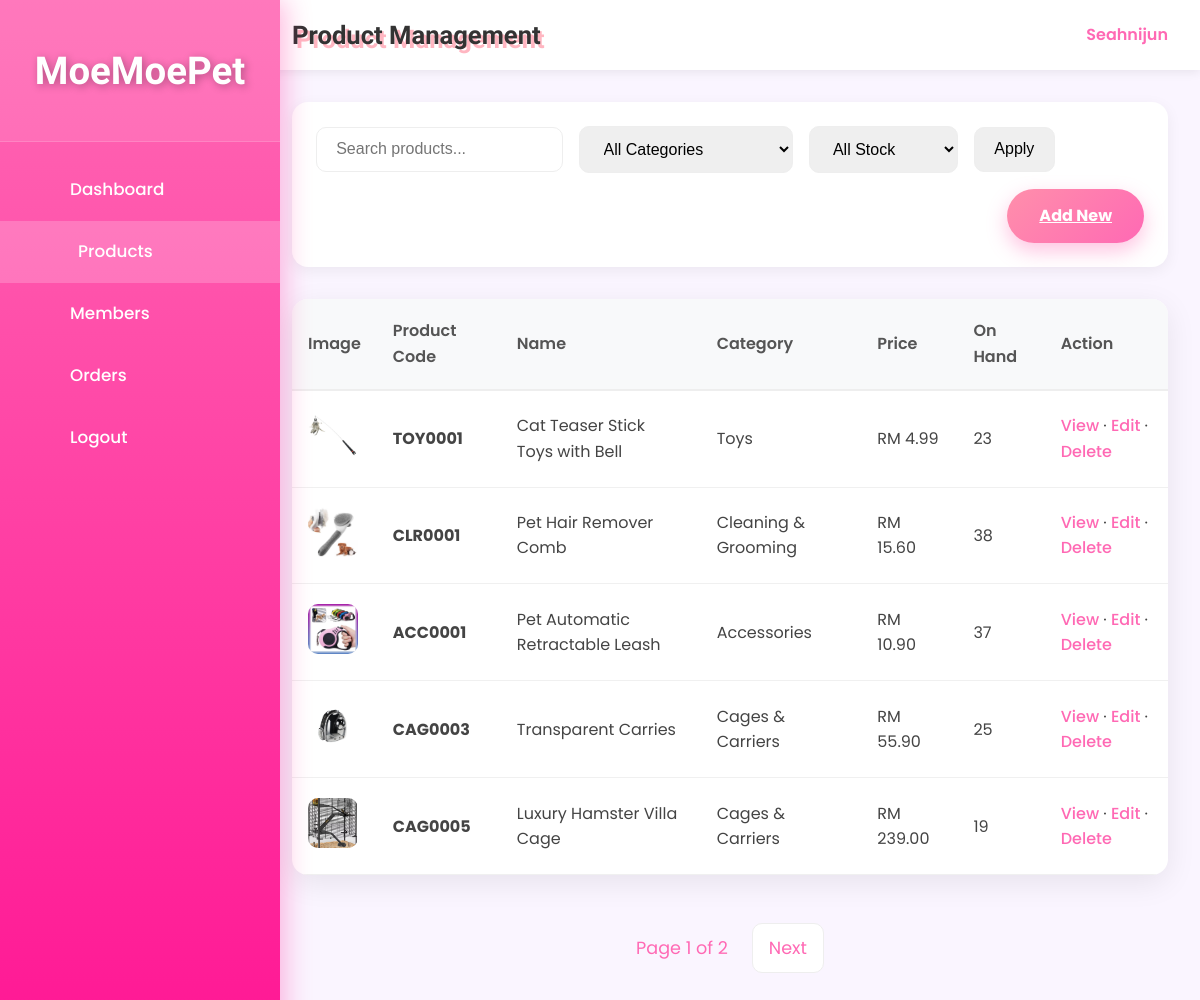
Before: /admin/product_list.php (signed in) with the older database file.
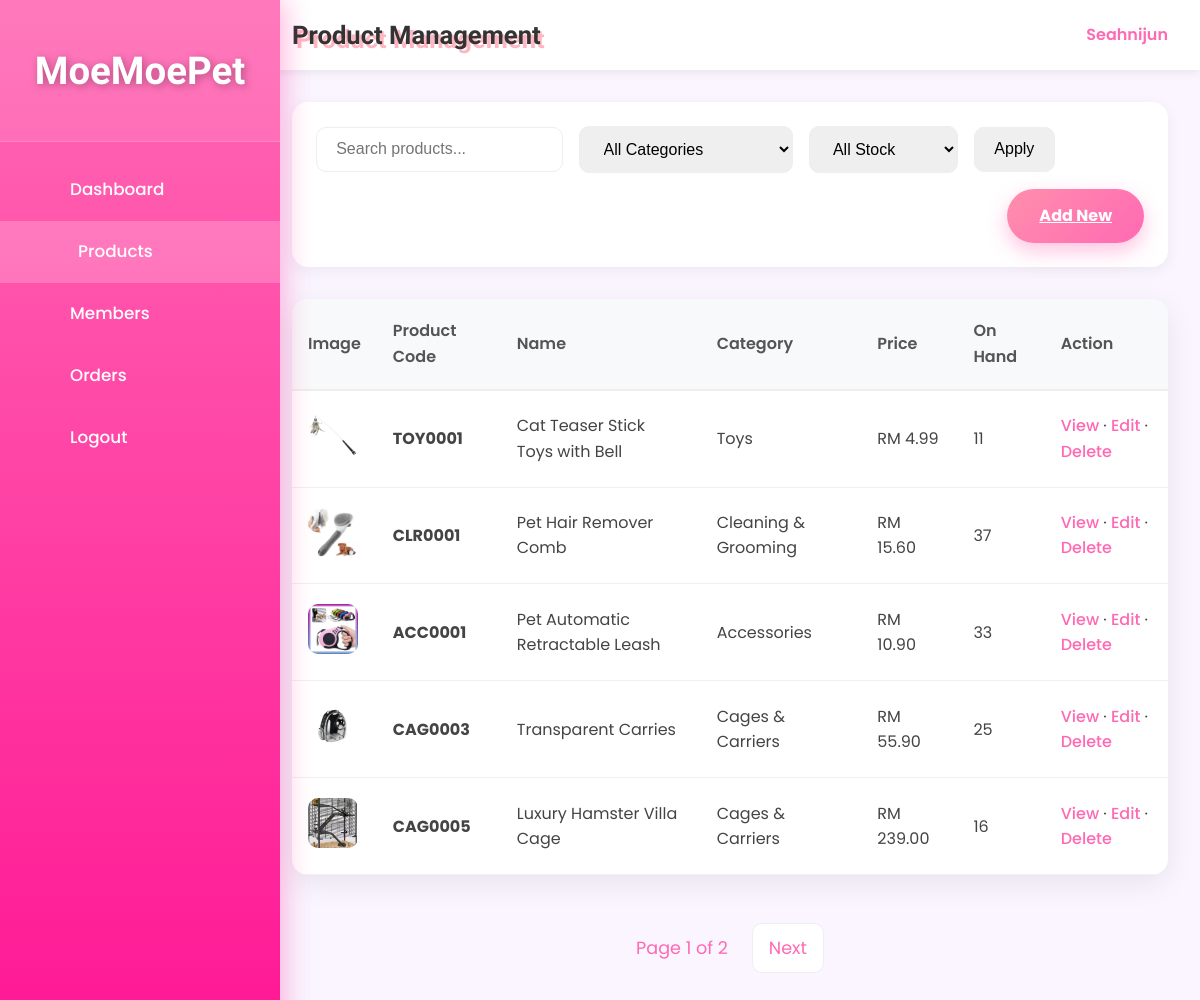
After: the same page with the newer database file.
### tables this page shows
CREATE TABLE `product` (
  `product_id` int(11) NOT NULL,
  `product_code` varchar(20) NOT NULL,
  `product_name` varchar(200) NOT NULL,
  `description` text DEFAULT NULL,
  `price` decimal(10,2) NOT NULL,
  `stock_quantity` int(11) DEFAULT 0,
  `category_id` int(11) NOT NULL,
  `is_active` tinyint(1) DEFAULT 1,
  `created_at` datetime DEFAULT current_timestamp(),
  `updated_at` datetime DEFAULT current_timestamp() ON UPDATE current_timestamp(),
  `photo_name` varchar(255) NOT NULL
);

CREATE TABLE `category` (
  `category_id` int(11) NOT NULL,
  `category_code` varchar(10) NOT NULL,
  `category_name` varchar(100) NOT NULL,
  `description` text DEFAULT NULL,
  `created_at` datetime DEFAULT current_timestamp()
);

### _base.php (called while the page is built, shortened)
<?php
function encode($value) {
    return htmlentities($value);
}
?>

### admin/product_list.php (the view, shortened to what the changed rows need)
<?php
require '../_base.php';
$page = max(1, (int)($_GET['page'] ?? 1));
$limit = (int)($_GET['limit'] ?? 5);
$offset = ($page - 1) * $limit;
$where = "WHERE p.is_active = 1";
$params = [];
$sql = "SELECT p.*, c.category_name, c.category_code
        FROM product p
        JOIN category c ON p.category_id = c.category_id
        $where
        ORDER BY p.created_at DESC
        LIMIT $limit OFFSET $offset";
$stmt = $_db->prepare($sql);
$stmt->execute($params);
$products = $stmt->fetchAll();
?>
<!DOCTYPE html>
<html lang="en">
<head>
    <link rel="stylesheet" href="/css/app.css">
</head>
<body>
<div class="admin-layout">
    <aside class="admin-sidebar">
        <div class="logo">
            <h2>MoeMoePet</h2>
        </div>
    </aside>
    <main class="admin-main">
        <header class="admin-header">
            <h1>Product Management</h1>
        </header>
        <div class="table-card">
            <table>
                <thead>
                    <tr>
                        <th>Image</th>
                        <th>Product Code</th>
                        <th>Name</th>
                        <th>Category</th>
                        <th>Price</th>
                        <th>On Hand</th>
                        <th>Action</th>
                    </tr>
                </thead>
                <tbody>
                    <?php foreach ($products as $p): ?>
                    <tr>
                        <td>
                            <?php if ($p->photo_name): ?>
                                <img src="../admin/uploads/products/<?= encode($p->photo_name) ?>" class="photo_name" alt="photo_name" style="width:50px;height:50px;object-fit:cover;border-radius:10px;">
                            <?php else: ?>
                                <div style="width:50px;height:50px;background:#f0f0f0;border-radius:10px;"></div>
                            <?php endif; ?>
                        </td>
                        <td><strong><?= encode($p->product_code) ?></strong></td>
                        <td><?= encode($p->product_name) ?></td>
                        <td><?= encode($p->category_name) ?></td>
                        <td>RM <?= number_format($p->price, 2) ?></td>
                        <td class="<?= $p->stock_quantity == 0 ? 'out-stock' : ($p->stock_quantity <= 10 ? 'low-stock' : '') ?>">
                            <?= $p->stock_quantity ?>
                        <td class="action-links">
                            <a href="product_view.php?id=<?= $p->product_id ?>"
                            class="text-pink-500 hover:text-pink-700 hover:underline font-medium transition">
                            View
                        </a>
                        <span class="text-pink-300 mx-3">·</span>
                        <a href="product_edit.php?id=<?= $p->product_id ?>"
                            class="text-pink-500 hover:text-pink-700 hover:underline font-medium transition">
                            Edit
                        </a>
                        <span class="text-pink-300 mx-3">·</span>
                        <form method="post" action="product_delete.php" style="display:inline;"
                            onsubmit="return confirm('Are you sure you want to delete it completely?「<?= encode($p->product_name) ?>」？\n\nThis operation cannot be undone!');">
                            <button type="submit" class="delete-link">
                                Delete
                            </button>
                        </form>
                        </td>
                    </tr>
                    <?php endforeach; ?>
                </tbody>
            </table>
        </div>
    </main>
</div>
</body>
</html>

Changed rows visible on the page:
changed product "TOY0001": stock_quantity "23" → "11"
changed product "CLR0001": stock_quantity "38" → "37"
changed product "ACC0001": stock_quantity "37" → "33"
changed product "CAG0005": stock_quantity "19" → "16"
